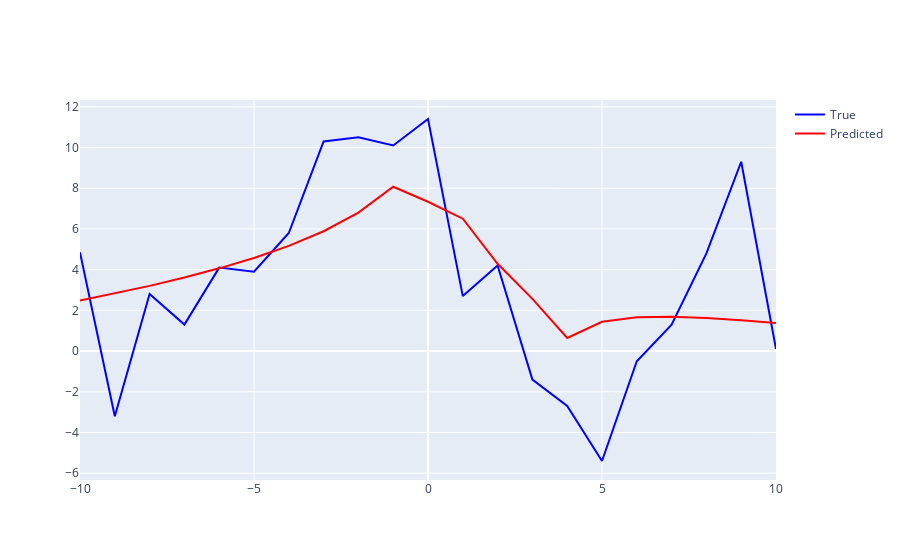

Notebook code cell kept with this figure:
### Code cell
# Plot function using plotly

x_vals = clase['x']
y_true = clase['f']
func_best = toolbox_sym.compile(expr=best)
y_pred = [func_best(x) for x in x_vals]

fig = go.Figure()
fig.add_trace(go.Scatter(x=x_vals, y=y_true, mode='lines', name='True', line=dict(color='blue')))
fig.add_trace(go.Scatter(x=x_vals, y=y_pred, mode='lines', name='Predicted', line=dict(color='red')))
fig.show()

### Figure 1 — Plotly figure (JSON) as saved in the notebook; plotly's stock layout.template omitted (floating-point values rounded to 4 significant figures)
{"data": [{"line": {"color": "blue"}, "mode": "lines", "name": "True", "type": "scatter", "x": [-10, -9, -8, -7, -6, -5, -4, -3, -2, -1, 0, 1, 2, 3, 4, 5, 6, 7, 8, 9, 10], "y": [4.85, -3.2, 2.8, 1.3, 4.1, 3.9, 5.8, 10.3, 10.5, 10.1, 11.4, 2.7, 4.2, -1.4, -2.7, -5.4, -0.5, 1.3, 4.8, 9.3, 0.1]}, {"line": {"color": "red"}, "mode": "lines", "name": "Predicted", "type": "scatter", "x": [-10, -9, -8, -7, -6, -5, -4, -3, -2, -1, 0, 1, 2, 3, 4, 5, 6, 7, 8, 9, 10], "y": [2.479, 2.828, 3.203, 3.611, 4.064, 4.575, 5.169, 5.886, 6.801, 8.072, 7.336, 6.503, 4.29, 2.566, 0.6409, 1.441, 1.657, 1.681, 1.619, 1.511, 1.375]}], "layout": {}}
